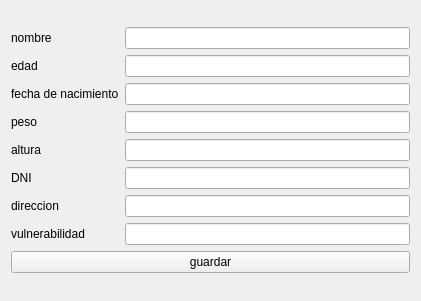
<?xml version="1.0" encoding="UTF-8"?>
<ui version="4.0">
 <class>Form3</class>
 <widget class="QWidget" name="Form3">
  <property name="geometry">
   <rect>
    <x>0</x>
    <y>0</y>
    <width>421</width>
    <height>301</height>
   </rect>
  </property>
  <property name="windowTitle">
   <string>Form</string>
  </property>
  <layout class="QGridLayout" name="gridLayout_2">
   <item row="0" column="0">
    <layout class="QGridLayout" name="gridLayout">
     <item row="0" column="0">
      <layout class="QHBoxLayout" name="horizontalLayout">
       <item>
        <layout class="QVBoxLayout" name="verticalLayout">
         <item>
          <widget class="QLabel" name="label_8">
           <property name="text">
            <string>nombre</string>
           </property>
          </widget>
         </item>
         <item>
          <widget class="QLabel" name="label">
           <property name="text">
            <string>edad</string>
           </property>
          </widget>
         </item>
         <item>
          <widget class="QLabel" name="label_7">
           <property name="text">
            <string>fecha de nacimiento</string>
           </property>
          </widget>
         </item>
         <item>
          <widget class="QLabel" name="label_2">
           <property name="text">
            <string>peso</string>
           </property>
          </widget>
         </item>
         <item>
          <widget class="QLabel" name="label_3">
           <property name="text">
            <string>altura</string>
           </property>
          </widget>
         </item>
         <item>
          <widget class="QLabel" name="label_4">
           <property name="text">
            <string>DNI</string>
           </property>
          </widget>
         </item>
         <item>
          <widget class="QLabel" name="label_5">
           <property name="text">
            <string>direccion</string>
           </property>
          </widget>
         </item>
         <item>
          <widget class="QLabel" name="label_6">
           <property name="text">
            <string>vulnerabilidad</string>
           </property>
          </widget>
         </item>
        </layout>
       </item>
       <item>
        <layout class="QVBoxLayout" name="verticalLayout_2">
         <item>
          <widget class="QLineEdit" name="nombre"/>
         </item>
         <item>
          <widget class="QLineEdit" name="edad"/>
         </item>
         <item>
          <widget class="QLineEdit" name="fechanacimiento"/>
         </item>
         <item>
          <widget class="QLineEdit" name="peso"/>
         </item>
         <item>
          <widget class="QLineEdit" name="altura"/>
         </item>
         <item>
          <widget class="QLineEdit" name="dni"/>
         </item>
         <item>
          <widget class="QLineEdit" name="direccion"/>
         </item>
         <item>
          <widget class="QLineEdit" name="vulnerabilidad"/>
         </item>
        </layout>
       </item>
      </layout>
     </item>
     <item row="1" column="0">
      <widget class="QPushButton" name="guardarpushbuton">
       <property name="text">
        <string>guardar</string>
       </property>
      </widget>
     </item>
    </layout>
   </item>
  </layout>
 </widget>
 <resources/>
 <connections/>
</ui>
